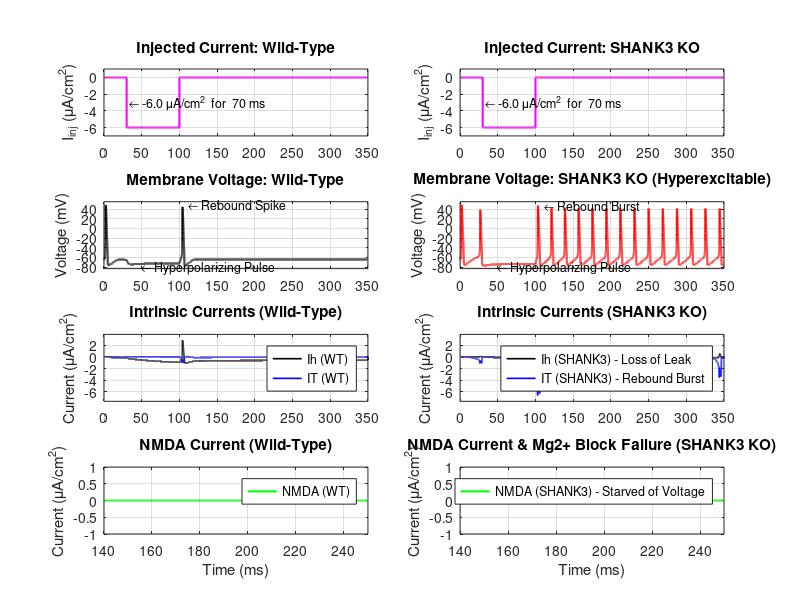

Write the MATLAB code that produced this figure.
% =========================================================================
% Biophysical Simulation of SHANK3 Deficiency in a Cortical Neuron
% Model: Single-compartment Hodgkin-Huxley with intrinsic and synaptic currents
% =========================================================================

clear; clc; close all;

%% 1. Simulation Parameters
dt = 0.01;              % Time step (ms)
T_total = 350;          % Total simulation time (ms)
time = 0:dt:T_total;    % Time vector
N = length(time);       % Number of time steps

%% 2. Biophysical Parameters (WT vs SHANK3)
% Common Reversal Potentials (mV)
E_Na = 50; E_K = -77; E_L = -54.4; E_h = -43; E_Ca = 120;
E_exc = 0; E_inh = -70;

% Membrane Capacitance (uF/cm^2)
% SHANK3 spines are smaller, effectively reducing total local capacitance
Cm_WT = 1.0; 
Cm_SH = 0.8; 

% Leak Conductance (mS/cm^2)
g_L_WT = 0.3; g_L_SH = 0.3;

% -- INTRINSIC CURRENTS --
g_Na_WT = 120;  g_Na_SH = 120; 
g_K_WT = 36;    g_K_SH = 25;    % SHANK3: Reduced K+ for homeostatic excitability
g_h_WT = 0.2;   g_h_SH = 0.04;  % SHANK3: Loss of HCN channel scaffolding
g_T_WT = 0.05;  g_T_SH = 0.25;  % SHANK3: Upregulated T-type Calcium current

% -- SYNAPTIC CURRENTS --
g_AMPA_WT = 0.2;    g_AMPA_SH = 0.08;   % SHANK3: Reduced AMPA density
g_NMDA_WT = 0.1;    g_NMDA_SH = 0.04;   % SHANK3: Reduced NMDA density
tau_NMDA_WT = 50;   tau_NMDA_SH = 80;   % SHANK3: GluN2B shift (slower decay)
tau_AMPA = 2; 

%% 3. Stimulation Protocol
% We apply a hyperpolarizing pulse to observe input resistance and Ih,
% followed by a burst of excitatory synaptic inputs.
I_inj = zeros(1, N);
% Deeper hyperpolarizing pulse: it must be strong enough to de-inactivate
% the Na+ (h) and T-type Ca2+ (u) channels so the Wild-Type neuron fires a
% post-inhibitory REBOUND spike when the pulse is released at 100 ms.
I_inj(time > 30 & time < 100) = -6.0; % Hyperpolarizing pulse

% Excitatory synaptic inputs disabled for now: this protocol studies only
% the response to the hyperpolarizing pulse (post-inhibitory rebound).
spike_times = []; % (was [150, 160, 170] ms)

%% 4. Initialization Arrays
V_WT = -65 * ones(1, N); V_SH = -65 * ones(1, N);

% Gating variables (m, h, n for HH; r for Ih; u for IT)
m_WT=0; h_WT=1; n_WT=0; r_WT=0; u_WT=0;
m_SH=0; h_SH=1; n_SH=0; r_SH=0; u_SH=0;

% Synaptic gating variables
s_AMPA_WT=0; s_NMDA_WT=0;
s_AMPA_SH=0; s_NMDA_SH=0;

% Arrays to store currents for plotting
I_NMDA_WT_arr = zeros(1,N); I_NMDA_SH_arr = zeros(1,N);
I_T_WT_arr = zeros(1,N);    I_T_SH_arr = zeros(1,N);
I_h_WT_arr = zeros(1,N);    I_h_SH_arr = zeros(1,N);

%% 5. Main Euler Integration Loop
for i = 1:N-1
    
    % --- Current Voltage ---
    v_W = V_WT(i) + 1e-6; % Add eps to avoid divide by zero at specific voltages
    v_S = V_SH(i) + 1e-6;
    
    % --- Synaptic Activation ---
    % Add discrete spikes to synaptic variables
    if any(abs(time(i) - spike_times) < dt)
        s_AMPA_WT = s_AMPA_WT + 0.5; s_NMDA_WT = s_NMDA_WT + 0.5;
        s_AMPA_SH = s_AMPA_SH + 0.5; s_NMDA_SH = s_NMDA_SH + 0.5;
    end
    
    % Synaptic Decay
    s_AMPA_WT = s_AMPA_WT - (s_AMPA_WT / tau_AMPA) * dt;
    s_NMDA_WT = s_NMDA_WT - (s_NMDA_WT / tau_NMDA_WT) * dt;
    s_AMPA_SH = s_AMPA_SH - (s_AMPA_SH / tau_AMPA) * dt;
    s_NMDA_SH = s_NMDA_SH - (s_NMDA_SH / tau_NMDA_SH) * dt;

    % Mg2+ Block (Jahr & Stevens 1990) - Extracellular Mg = 1.0 mM
    B_WT = 1 / (1 + (1.0 / 3.57) * exp(-0.062 * v_W));
    B_SH = 1 / (1 + (1.0 / 3.57) * exp(-0.062 * v_S));
    
    % Synaptic Currents
    I_AMPA_WT = g_AMPA_WT * s_AMPA_WT * (v_W - E_exc);
    I_NMDA_WT = g_NMDA_WT * s_NMDA_WT * B_WT * (v_W - E_exc);
    I_AMPA_SH = g_AMPA_SH * s_AMPA_SH * (v_S - E_exc);
    I_NMDA_SH = g_NMDA_SH * s_NMDA_SH * B_SH * (v_S - E_exc);
    
    % --- WT Kinematics (Na, K, h, T) ---
    am = 0.1*(v_W+40)/(1-exp(-(v_W+40)/10)); bm = 4.0*exp(-(v_W+65)/18);
    ah = 0.07*exp(-(v_W+65)/20);             bh = 1.0/(1+exp(-(v_W+35)/10));
    an = 0.01*(v_W+55)/(1-exp(-(v_W+55)/10)); bn = 0.125*exp(-(v_W+65)/80);
    
    r_inf = 1/(1+exp((v_W+80)/8)); tau_r = 100; % Ih kinetics
    u_inf = 1/(1+exp((v_W+80)/5)); tau_u = 50;  % IT slow inactivation
    s_inf_WT = 1/(1+exp(-(v_W+60)/6));          % IT fast activation
    
    m_WT = m_WT + (am*(1-m_WT) - bm*m_WT)*dt;
    h_WT = h_WT + (ah*(1-h_WT) - bh*h_WT)*dt;
    n_WT = n_WT + (an*(1-n_WT) - bn*n_WT)*dt;
    r_WT = r_WT + ((r_inf - r_WT)/tau_r)*dt;
    u_WT = u_WT + ((u_inf - u_WT)/tau_u)*dt;
    
    % WT Currents
    I_Na_W = g_Na_WT * m_WT^3 * h_WT * (v_W - E_Na);
    I_K_W  = g_K_WT * n_WT^4 * (v_W - E_K);
    I_L_W  = g_L_WT * (v_W - E_L);
    I_h_W  = g_h_WT * r_WT * (v_W - E_h);
    I_T_W  = g_T_WT * s_inf_WT^2 * u_WT * (v_W - E_Ca);
    
    % --- SHANK3 Kinematics (Na, K, h, T) ---
    am_S = 0.1*(v_S+40)/(1-exp(-(v_S+40)/10)); bm_S = 4.0*exp(-(v_S+65)/18);
    ah_S = 0.07*exp(-(v_S+65)/20);             bh_S = 1.0/(1+exp(-(v_S+35)/10));
    an_S = 0.01*(v_S+55)/(1-exp(-(v_S+55)/10)); bn_S = 0.125*exp(-(v_S+65)/80);
    
    r_inf_S = 1/(1+exp((v_S+80)/8)); 
    u_inf_S = 1/(1+exp((v_S+80)/5)); 
    s_inf_SH = 1/(1+exp(-(v_S+60)/6));
    
    m_SH = m_SH + (am_S*(1-m_SH) - bm_S*m_SH)*dt;
    h_SH = h_SH + (ah_S*(1-h_SH) - bh_S*h_SH)*dt;
    n_SH = n_SH + (an_S*(1-n_SH) - bn_S*n_SH)*dt;
    r_SH = r_SH + ((r_inf_S - r_SH)/tau_r)*dt;
    u_SH = u_SH + ((u_inf_S - u_SH)/tau_u)*dt;
    
    % SHANK3 Currents
    I_Na_S = g_Na_SH * m_SH^3 * h_SH * (v_S - E_Na);
    I_K_S  = g_K_SH * n_SH^4 * (v_S - E_K);
    I_L_S  = g_L_SH * (v_S - E_L);
    I_h_S  = g_h_SH * r_SH * (v_S - E_h);
    I_T_S  = g_T_SH * s_inf_SH^2 * u_SH * (v_S - E_Ca);
    
    % --- Voltage Update (dV/dt) ---
    V_WT(i+1) = v_W + (dt/Cm_WT) * (I_inj(i) - (I_Na_W + I_K_W + I_L_W + I_h_W + I_T_W + I_AMPA_WT + I_NMDA_WT));
    V_SH(i+1) = v_S + (dt/Cm_SH) * (I_inj(i) - (I_Na_S + I_K_S + I_L_S + I_h_S + I_T_S + I_AMPA_SH + I_NMDA_SH));
    
    % Store for plotting
    I_NMDA_WT_arr(i) = I_NMDA_WT; I_NMDA_SH_arr(i) = I_NMDA_SH;
    I_T_WT_arr(i) = I_T_W;        I_T_SH_arr(i) = I_T_S;
    I_h_WT_arr(i) = I_h_W;        I_h_SH_arr(i) = I_h_S;
end

%% 6. Plotting the Results
% Wild-Type and SHANK3 KO are shown on SEPARATE plots (no overlay):
%   Left  column  -> Wild-Type
%   Right column  -> SHANK3 KO
% Each row shares the same y-axis limits so the two genotypes stay
% directly comparable side-by-side. Row 1 shows the injected stimulus
% (the hyperpolarizing current: its duration and magnitude).
figure('Name', 'SHANK3 Biophysical Simulation', 'Position', [100, 100, 1100, 850]);

% ---- Shared y-limits per row (computed so both panels use one scale) ----
% pad_lim() adds a 5% margin (min 1 unit) so paired panels use one y-scale.
pad_lim = @(d) [min(d(:)), max(d(:))] + [-1, 1] * max(0.05*(max(d(:))-min(d(:))), 1);
I_inj_lim  = pad_lim(I_inj);
V_lim      = pad_lim([V_WT, V_SH]);
I_int_lim  = pad_lim([I_h_WT_arr, I_h_SH_arr, I_T_WT_arr, I_T_SH_arr]);
I_nmda_lim = pad_lim([I_NMDA_WT_arr, I_NMDA_SH_arr]);

% Pulse timing/amplitude for annotating the stimulus panels
pulse_on   = find(I_inj ~= 0, 1, 'first');
pulse_off  = find(I_inj ~= 0, 1, 'last');
pulse_amp  = I_inj(pulse_on);
pulse_dur  = time(pulse_off) - time(pulse_on);
pulse_txt  = sprintf('%.1f \\muA/cm^2  for  %.0f ms', pulse_amp, pulse_dur);

% 6.1 Injected Stimulus -- Wild-Type
subplot(4,2,1);
plot(time, I_inj, 'm', 'LineWidth', 1.5);
title('Injected Current: Wild-Type');
ylabel('I_{inj} (\muA/cm^2)'); ylim(I_inj_lim); grid on;
text(time(pulse_on), pulse_amp/2, [' \leftarrow ' pulse_txt], 'FontSize', 9);

% 6.1b Injected Stimulus -- SHANK3 KO
subplot(4,2,2);
plot(time, I_inj, 'm', 'LineWidth', 1.5);
title('Injected Current: SHANK3 KO');
ylabel('I_{inj} (\muA/cm^2)'); ylim(I_inj_lim); grid on;
text(time(pulse_on), pulse_amp/2, [' \leftarrow ' pulse_txt], 'FontSize', 9);

% 6.2 Membrane Voltage -- Wild-Type
subplot(4,2,3);
plot(time, V_WT, 'k', 'LineWidth', 1.5);
title('Membrane Voltage: Wild-Type');
ylabel('Voltage (mV)'); ylim(V_lim); grid on;
text(50, V_lim(1)+3, '\leftarrow Hyperpolarizing Pulse', 'FontSize', 9);
text(112, V_lim(2)-8, '\leftarrow Rebound Spike', 'FontSize', 9);

% 6.2b Membrane Voltage -- SHANK3 KO
subplot(4,2,4);
plot(time, V_SH, 'r', 'LineWidth', 1.5);
title('Membrane Voltage: SHANK3 KO (Hyperexcitable)');
ylabel('Voltage (mV)'); ylim(V_lim); grid on;
text(50, V_lim(1)+3, '\leftarrow Hyperpolarizing Pulse', 'FontSize', 9);
text(112, V_lim(2)-8, '\leftarrow Rebound Burst', 'FontSize', 9);

% 6.3 Intrinsic Currents (Ih and IT) -- Wild-Type
subplot(4,2,5);
plot(time, I_h_WT_arr, 'k', 'LineWidth', 1.2); hold on;
plot(time, I_T_WT_arr, 'b', 'LineWidth', 1.2);
title('Intrinsic Currents (Wild-Type)');
ylabel('Current (\muA/cm^2)'); ylim(I_int_lim); grid on;
legend('Ih (WT)', 'IT (WT)');

% 6.3b Intrinsic Currents (Ih and IT) -- SHANK3 KO
subplot(4,2,6);
plot(time, I_h_SH_arr, 'k', 'LineWidth', 1.2); hold on;
plot(time, I_T_SH_arr, 'b', 'LineWidth', 1.2);
title('Intrinsic Currents (SHANK3 KO)');
ylabel('Current (\muA/cm^2)'); ylim(I_int_lim); grid on;
legend('Ih (SHANK3) - Loss of Leak', 'IT (SHANK3) - Rebound Burst');

% 6.4 NMDA Current -- Wild-Type
subplot(4,2,7);
plot(time, I_NMDA_WT_arr, 'g', 'LineWidth', 1.5);
title('NMDA Current (Wild-Type)');
xlabel('Time (ms)'); ylabel('Current (\muA/cm^2)');
ylim(I_nmda_lim); xlim([140 250]); grid on;
legend('NMDA (WT)');

% 6.4b NMDA Current -- SHANK3 KO
subplot(4,2,8);
plot(time, I_NMDA_SH_arr, 'g', 'LineWidth', 1.5);
title('NMDA Current & Mg2+ Block Failure (SHANK3 KO)');
xlabel('Time (ms)'); ylabel('Current (\muA/cm^2)');
ylim(I_nmda_lim); xlim([140 250]); grid on;
legend('NMDA (SHANK3) - Starved of Voltage');

disp('Simulation Complete. Observing plots...');
